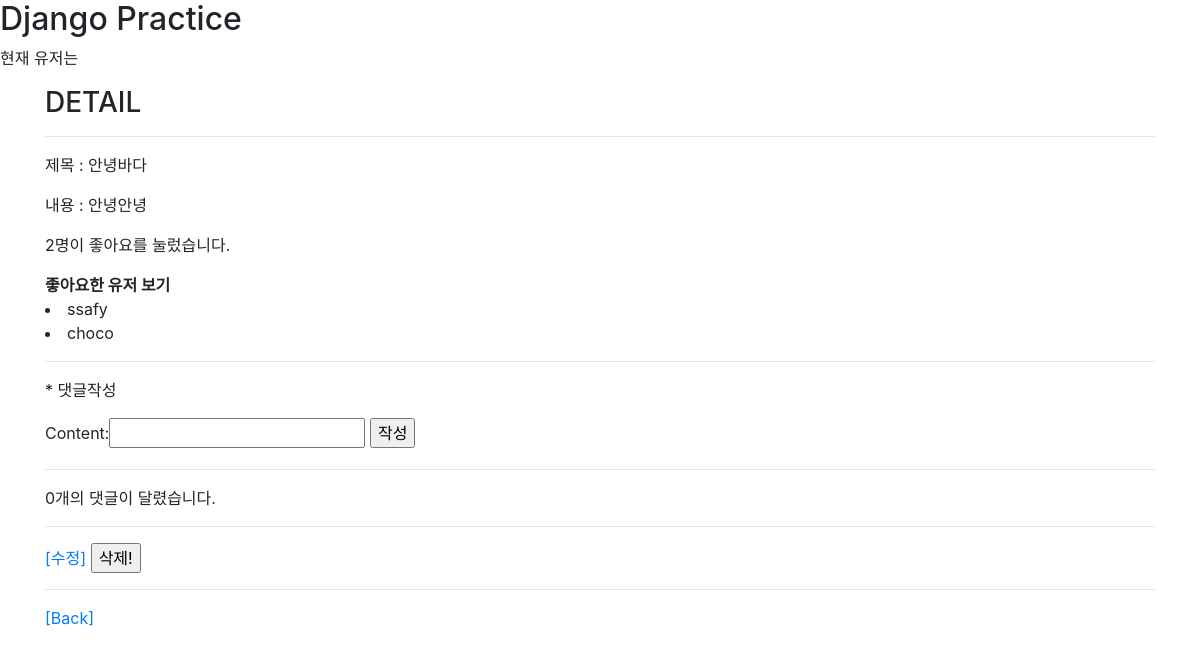
Page /posts/2/ on the committed database.
### posts/models.py (models this page shows, shortened)
class Post(models.Model):
    title = models.CharField(max_length=20)
    content = models.TextField()
    user = models.ForeignKey(settings.AUTH_USER_MODEL, on_delete=models.CASCADE)
    like_users = models.ManyToManyField(settings.AUTH_USER_MODEL, related_name="like_posts", blank=True)

### accounts/models.py (models this page shows)
class User(AbstractUser):
    followers = models.ManyToManyField(settings.AUTH_USER_MODEL, related_name="followings")

### posts/views.py (the view)
# urls.py: path('<int:post_pk>/', views.detail, name="detail"),
def detail(request, post_pk):
    post = get_object_or_404(Post, pk=post_pk)
    comment_form = CommentForm()
    context = {
        'post': post,
        'comment_form': comment_form,
    }
    return render(request, 'posts/detail.html', context)

### posts/forms.py
class CommentForm(forms.ModelForm):
    class Meta:
        model = Comment
        fields = ['content', ]

### posts/templates/posts/detail.html (shortened to what this page needs)
{% extends 'posts/base.html' %}
{% block content %}
<h3>DETAIL</h3>
<hr>
<p>제목 : {{ post.title }}</p>
<p>내용 : {{ post.content }}</p>
<p>{{ post.like_users.count }}명이 좋아요를 눌렀습니다.</p>
<b>좋아요한 유저 보기</b>
{% for user in post.like_users.all %}
    <li>{{ user }}</li>
{% endfor %}
<hr>
<p>* 댓글작성</p>
<form action="{% url 'posts:comment_create' post.pk %}" method="POST">
    {{ comment_form }}
    <input type="submit" value="작성">
</form>
<hr>
<p>{{ post.comment_set.count }}개의 댓글이 달렸습니다.</p>
<hr>
<a href="{% url 'posts:update' post.pk %}">[수정]</a>
<form action="{% url 'posts:delete' post.pk %}" method="POST" style="display: inline;">
    <input type="submit" value="삭제!">
</form>
<hr>
<a href="{% url 'posts:list' %}">[Back]</a>
{% endblock %}

### rows in the picture
Post: title "안녕바다", content "안녕안녕", like_users.count "2", comment_set.count "0"
User: username "ssafy"
User: username "choco"
